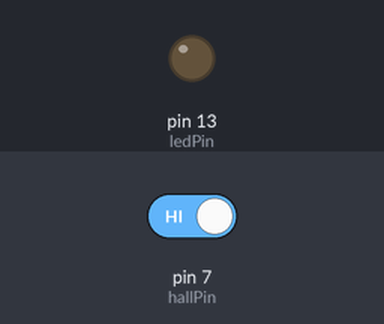
A sketch run on a simulated Arduino Uno, built with avr-gcc and run on an emulated ATmega328P. On the bench: output pins drawn as LEDs (lit = HIGH). The test bench sets the inputs (shaded band); at power-on: pin 7 (hallPin) HIGH. What the sketch prints to the serial monitor is not drawn.

Above: at 1.2 s.
1.3 s: pin 7 (hallPin) driven LOW
At 2.2 s:
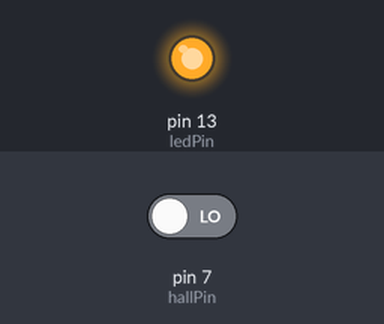
2.8 s: pin 7 (hallPin) driven HIGH
At 3.4 s:
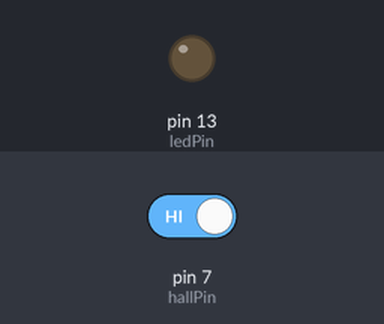
Timing chart, 0 to 5.8 s (numbered marks = the images above; inputs shaded):
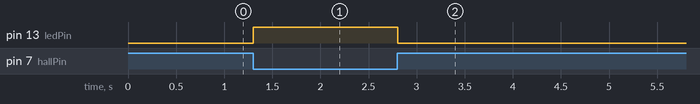

The sketch:

Analog_Hall.ino
```cpp
/*
   (-)= GND
   Middle= +5V
   (S)= D7
 */


const int hallPin = 7;     // hall effect sensor out pin
const int ledPin =  13;    // LED pin

int hallState = 0;         // Initial hall sensor status

void setup() {

  Serial.begin(9600);

  pinMode(ledPin, OUTPUT); // LED pin as an output

  pinMode(hallPin, INPUT); // The hall effect sensor pin as an input
}

void loop(){

  hallState = digitalRead(hallPin); // reading the state of the hall effect sensor pin

  if (hallState == LOW) {

    digitalWrite(ledPin, HIGH);  // turn LED on
    Serial.println(hallState);
  }
  else {

    digitalWrite(ledPin, LOW);  // turn LED off
    Serial.println(hallState);
  }
}
```

Measured:
- after the input at 1.3 s, pin 13 (ledPin): LOW → HIGH at once
- after the input at 2.8 s, pin 13 (ledPin): HIGH → LOW at once
